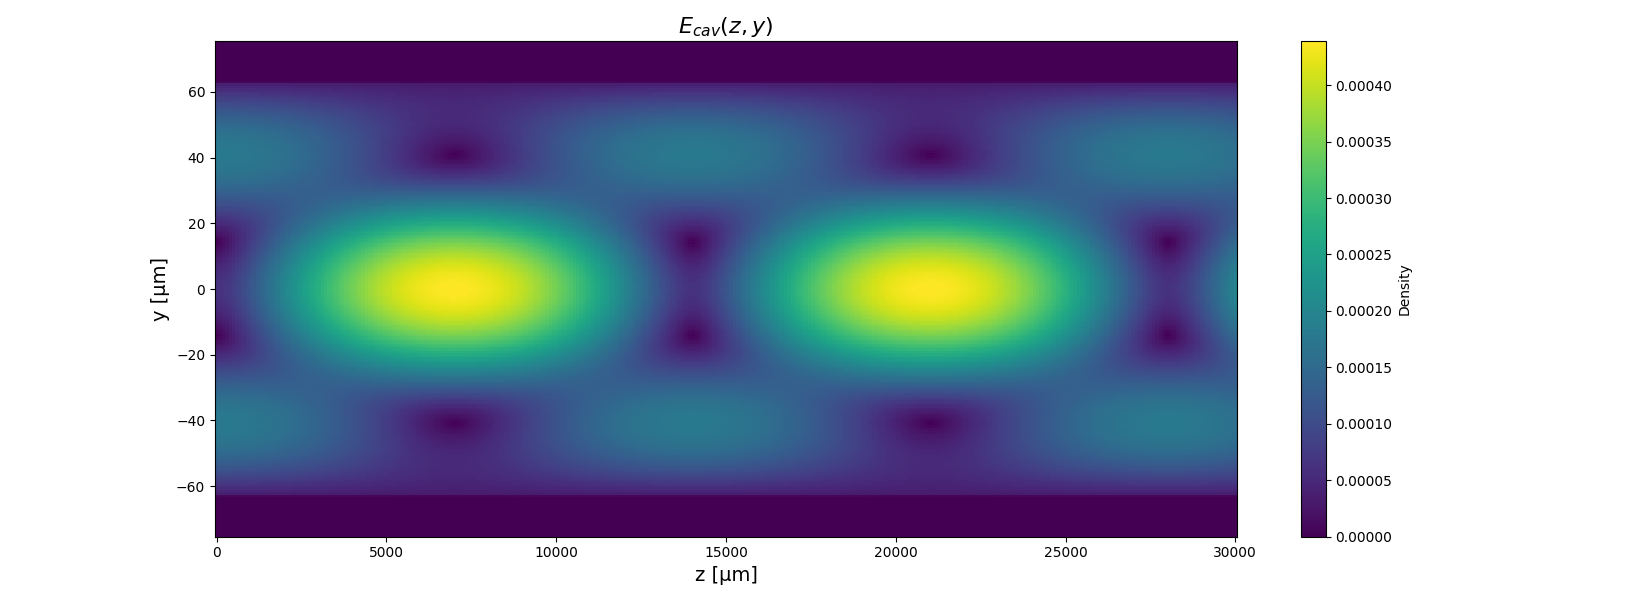

Here is the Python script that generated this plot:
import numpy as np
from scipy.special import jv, kv
import pandas as pd
import matplotlib.pyplot as plt
from scipy import integrate

# Define constants
c = [0.0684043, 0.1162414, 9.896161]
d = [0.6961663, 0.4079426, 0.8974794]

# Load data
csvH1 = pd.read_csv('dispersionHE11.csv', sep=',')
dataframeH1 = pd.DataFrame(csvH1)
dataframeH1.columns = ['WavelengthH1', 'BetaH1']
lamb = dataframeH1["WavelengthH1"]
betaH1 = dataframeH1["BetaH1"]
lambda_ = lamb.iloc[151]  # primer valor
beta_H1 = betaH1.iloc[151]
print(beta_H1)
csvH2 = pd.read_csv('dispersionHE12.csv', sep=',')
dataframeH2 = pd.DataFrame(csvH2)
dataframeH2.columns = ['WavelengthH2', 'BetaH2']
lamb = dataframeH2["WavelengthH2"]
betaH2 = dataframeH2["BetaH2"]
beta_H2 = betaH2.iloc[151]

# Define functions
def n1(lambda_):
    return np.sqrt(n2(lambda_)**2 + 0.275)
def n2(lambda_):
    return np.sqrt(1 + sum((d[i] * lambda_**2) / (lambda_**2 - c[i]**2) for i in range(3)))
def n3(lambda_):
    return 1
def k(lambda_):
    return 2 * np.pi / lambda_

def P_H1(lambda_):
    return np.sqrt((n2(lambda_) * k(lambda_))**2 - beta_H1**2)

def Q_H1(lambda_):
    return np.sqrt(beta_H1**2 - (n3(lambda_)*k(lambda_))**2)

def P_H2(lambda_):
    return np.sqrt((n2(lambda_) * k(lambda_))**2 - beta_H2**2)

def Q_H2(lambda_):
    return np.sqrt(beta_H2**2 - (n3(lambda_)*k(lambda_))**2)

def r(x, y):
    return np.sqrt(x**2 + y**2)

def Psi_H1(x, y, z, lambda_):
    radius = r(x, y)
    PH1 = P_H1(lambda_)
    QH1 = Q_H1(lambda_)
    core_radius = 62.5  # μm

    if radius < core_radius:
        return (jv(0, PH1 * radius) / jv(0, PH1 * core_radius)) * np.exp(1j * beta_H1 * z)
    else:
        return (kv(0, QH1 * radius) / kv(0, QH1 * core_radius)) * np.exp(1j * beta_H1 * z)
    

def Psi_H2(x, y, z, lambda_):
    radius = r(x, y)
    PH2 = P_H2(lambda_)
    QH2 = Q_H2(lambda_)
    core_cladding = 62.5  # μm

    if radius < core_cladding:
        return (jv(0, PH2 * radius) / jv(0, PH2 * core_cladding)) * np.exp(1j * beta_H2 * z)
    else:
        return (kv(0, QH2 * radius) / kv(0, QH2 * core_cladding)) * np.exp(1j * beta_H2 * z)

# Vectorizar la función para aplicar en malla
Psi_H1_vectorized = np.vectorize(Psi_H1, otypes=[np.complex128])
Psi_H2_vectorized = np.vectorize(Psi_H2, otypes=[np.complex128])
# Definir la malla
x_vals = np.linspace(-75, 75, 200)
y_vals = np.linspace(-75, 75, 200)
z_vals = np.linspace(0, 30000, 300)
X, Y = np.meshgrid(x_vals, y_vals)

# Calcular campo
field_H1 = Psi_H1_vectorized(X, Y, 28000, lambda_)
field_H2 = Psi_H2_vectorized(X, Y, 28000, lambda_)
Z, X2 = np.meshgrid(z_vals, x_vals)

# Calcular densidad
density_HE1=np.abs(field_H1)
density_HE2=np.abs(field_H2)
dx = x_vals[1] - x_vals[0]
dy = y_vals[1] - y_vals[0]
integralH1 = np.sum(density_HE1) * dx * dy
integralH2 = np.sum(density_HE2)* dx * dy
density_total = np.abs(field_H1/integralH1+field_H2/integralH2)
fieldz = Psi_H1_vectorized(X2, 1 , Z , lambda_)/integralH1 + Psi_H2_vectorized(X2, 1 , Z , lambda_)/integralH2
density_totalz=np.abs(fieldz)
dx = x_vals[1] - x_vals[0]
dy = y_vals[1] - y_vals[0]




#pd.DataFrame(density/np.sqrt(integral)).to_csv("mode_LP04_com.csv", index=False)
#pd.DataFrame(field/np.sqrt(integral)).to_csv("mode_LP04_com.csv", index=False)
# Graficar
plt.figure(figsize=(6, 6))
plt.pcolormesh(X, Y, density_total, cmap="viridis", shading='auto')
plt.colorbar(label="Density")
plt.xlabel("x [μm]", fontsize=14)
plt.ylabel("y [μm]", fontsize=14)
plt.title("$E_{cav}(z=28000 [μm])$", fontsize=16)
plt.axis('equal')
plt.tight_layout()

plt.figure(figsize=(6, 6))
plt.pcolormesh(Z, X2 , density_totalz, cmap="viridis", shading='auto')
plt.colorbar(label="Density")
plt.xlabel("z [μm]", fontsize=14)
plt.ylabel("y [μm]", fontsize=14)
plt.title("$E_{cav}(z,y)$" , fontsize=16)
plt.tight_layout()


plt.show()
